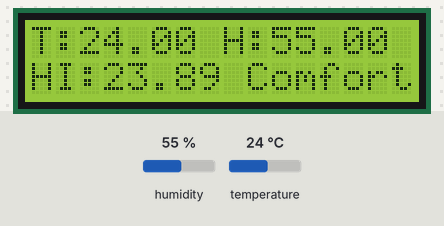
Bench run of a sketch on a simulated ESP8266 (NodeMCU). Shown: 16×2 character LCD. The test bench sets the inputs (shaded band); at power-on: temperature 24 °C, humidity 55 %. WiFi joins after 1.5 s; servers stay silent unless stated.

Above: at 4.5 s.
4.6 s: temperature set to 28 °C
At 8.6 s:
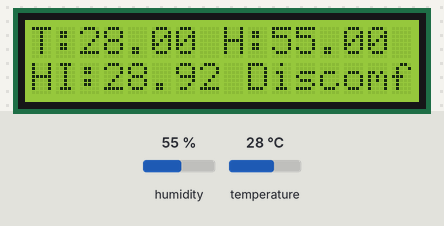
9.4 s: humidity set to 22 %
At 12.8 s:
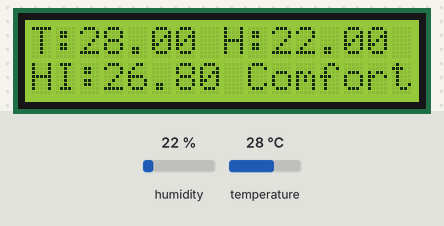
13.4 s: humidity set to 40 %
At 17.0 s:
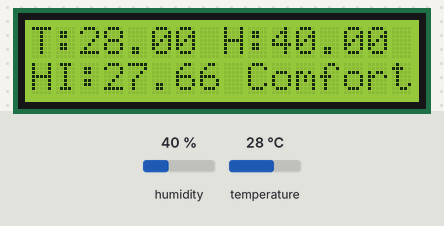
17.4 s: temperature set to 12 °C
At 21.3 s:
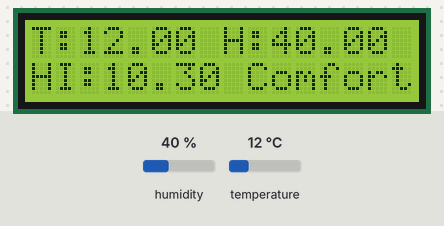
Timing chart, 0 to 22.4 s (numbered marks = the images above; inputs shaded):
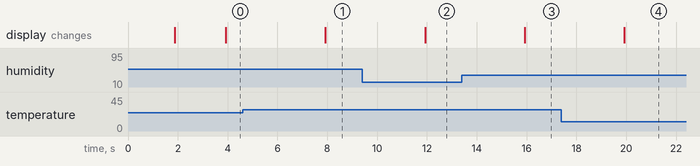

The sketch:

HUMAN_DISCOMFORT_INDICATOR_CODE.ino
```cpp
#define BLYNK_TEMPLATE_ID "TMPL3yjlPOWMN"
#define BLYNK_TEMPLATE_NAME "Human Discomfort Indicator"

#include <ESP8266WiFi.h>
#include <BlynkSimpleEsp8266.h>
#include <DHT.h>
#include <Wire.h>
#include <LiquidCrystal_I2C.h>

char auth[] = "VyXieXpjIoB9PYv9pqPV4fZcGrhRr7hs"; //here you can give your auth token
char ssid[] = "SAINIHHAAR 5426";//your hotspot ssid
char pass[] = "1234567890";//and its password

#define DHTPIN D2
#define DHTTYPE DHT11

DHT dht(DHTPIN, DHTTYPE);
LiquidCrystal_I2C lcd(0x27,16,2);
BlynkTimer timer;

void s(){
  float h = dht.readHumidity();
  float c = dht.readTemperature();
  float f = dht.readTemperature(true);
  float hi = dht.computeHeatIndex(f, h);
  float hic = dht.computeHeatIndex(c, h, false);
  float di = c - (0.55 - 0.0055 * h) * (c - 14.5);

  String st;

  if(di < 24) st="Comfort";
  else st="Discomfort";

  lcd.clear();
  lcd.setCursor(0,0);
  lcd.print("T:");
  lcd.print(c);
  lcd.print(" H:");
  lcd.print(h);

  lcd.setCursor(0,1);
  lcd.print("HI:");
  lcd.print(hic);
  lcd.print(" ");
  lcd.print(st);

  Blynk.virtualWrite(V0,c);
  Blynk.virtualWrite(V1,h);
  Blynk.virtualWrite(V2,hic);
  Blynk.virtualWrite(V3,st);
}

void setup(){
  Serial.begin(9600);
  Blynk.begin(auth, ssid, pass);
  dht.begin();
  lcd.init();
  lcd.backlight();
  timer.setInterval(2000L,s);
}

void loop(){
  Blynk.run();
  timer.run();
}
```

Measured:
- after the input at 4.6 s, the display: changes after 3.3 s (image 1)
- after the input at 9.4 s, the display: changes after 2.5 s (image 2)
- after the input at 13.4 s, the display: changes after 2.5 s (image 3)
- after the input at 17.4 s, the display: changes after 2.5 s (image 4)
